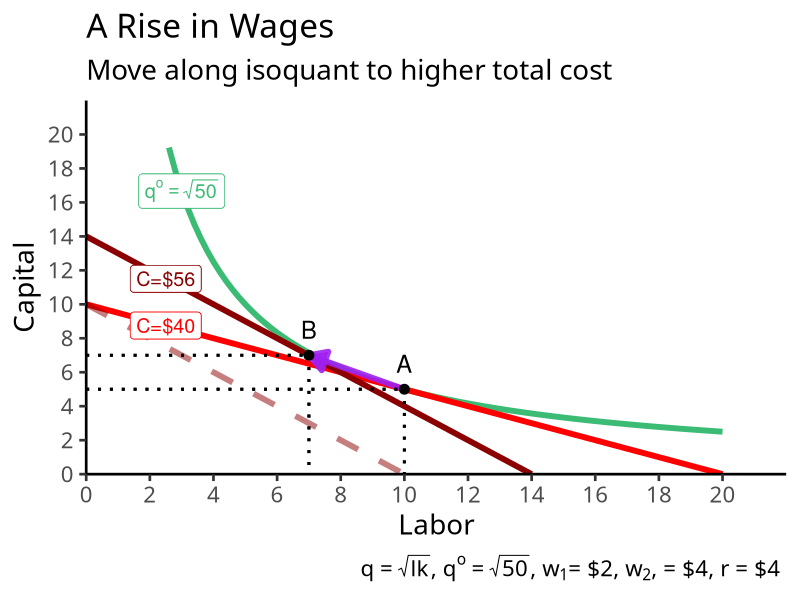
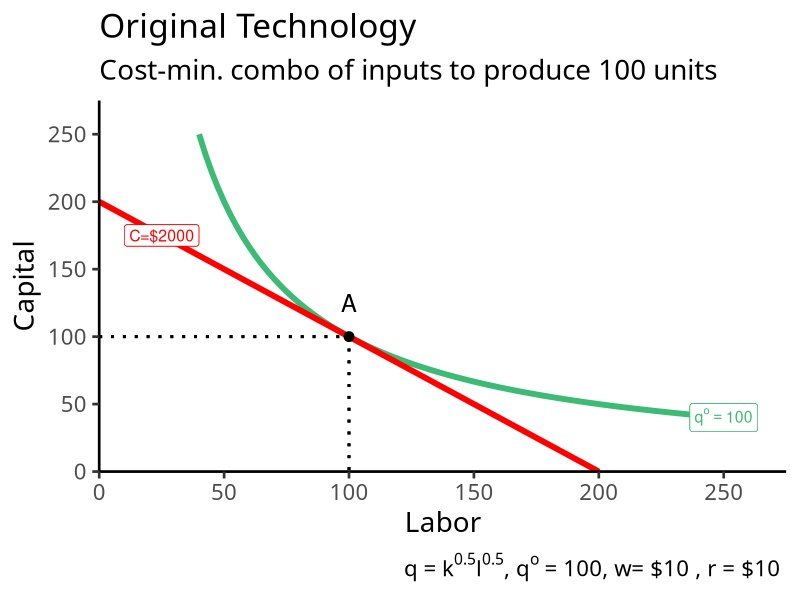
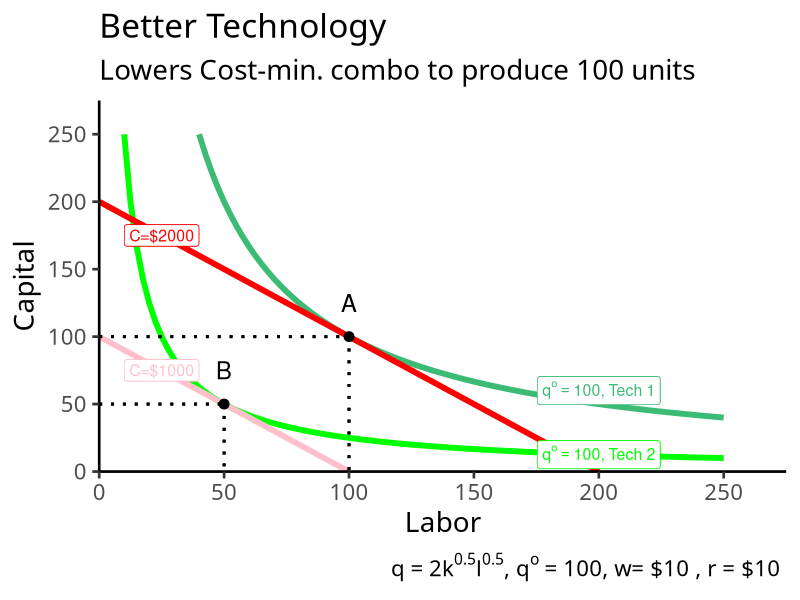

The R source for these figures, in order:
## ---- chunk 1
knitr::opts_chunk$set(echo = FALSE,
                      message = FALSE,
                      warning = FALSE)
## ---- chunk 2
library(tidyverse)
points_opt<-tribble(
  ~letter, ~x, ~y,
  "A", 10, 5,
  "B", 7, 7
)

iq_opt=function(x){50/x}
IC_10=function(x){10-0.5*x}
IC_10_2=function(x){10-x}
IC_14=function(x){14-x}

ggplot(data.frame(x=c(0,10)), aes(x=x))+
  stat_function(fun=iq_opt, geom="line", size=2, color = "#3CBB75FF")+
  stat_function(fun=IC_10, geom="line", size=2, color = "red")+
  stat_function(fun=IC_10_2, geom="line", size=2, color = "darkred", linetype="dashed", alpha=0.5)+
  geom_label(aes(x=3,y=iq_opt(3)), color = "#3CBB75FF", label=expression(q^o==sqrt(50)), size = 5)+
  geom_label(aes(x=2.5,y=IC_10(2.5)), color = "red", label="C=$40", size = 5)+
  # new cost line and label
  stat_function(fun=IC_14, geom="line", size=2, color = "darkred")+
  geom_label(aes(x=2.5,y=IC_14(2.5)), color = "darkred", label="C=$56", size = 5)+
  # arrow
  annotate("segment", x = 10, xend = 7, y = 5, yend = 7, color = "purple", size=2, alpha=0.9, arrow=arrow(length=unit(0.5,"cm"), ends="last", type="closed"))+
  geom_point(data = points_opt,
             mapping=aes(x=x, y=y),
             size = 3)+
  geom_text(data = points_opt,
             mapping=aes(x=x, y=(y+1.5),
             label = letter),
             size = 6)+
  # old point A lines
  geom_segment(aes(x = 0, xend = 10, y = 5, yend=5), linetype="dotted", size=1)+
  geom_segment(aes(x = 10, xend = 10, y = 5, yend=0), linetype="dotted", size=1)+
  # new point B lines
  geom_segment(aes(x = 0, xend = 7, y = 7, yend=7), linetype="dotted", size=1)+
  geom_segment(aes(x = 7, xend = 7, y = 7, yend=0), linetype="dotted", size=1)+
  
    scale_x_continuous(breaks=seq(0,20,2),
                     limits=c(0,20),
                     expand=expand_scale(mult=c(0,0.1)))+
  scale_y_continuous(breaks=seq(0,20,2),
                     limits=c(0,20),
                     expand=expand_scale(mult=c(0,0.1)))+
  #scale_colour_manual("Curves", values = line_colors, guide=F)+
  labs(x = "Labor",
       y = "Capital",
       title = "A Rise in Wages",
       subtitle = "Move along isoquant to higher total cost",
       caption = expression(paste(q==sqrt(lk), ", ", q^o==sqrt(50), ", ", w[1], "= $2, ", w[2], ", = $4, ", r," = $4", sep=" ")))+
  theme_classic(base_family = "Fira Sans Condensed", base_size=20)
## ---- chunk 3
points_tech1<-tribble(
  ~letter, ~x, ~y,
  "A", 100, 100
)

iq_tech_opt=function(x){10000/x}
IC_tech_min=function(x){200-x}

ggplot(data.frame(x=c(0,10)), aes(x=x))+
  stat_function(fun=iq_tech_opt, geom="line", size=2, color = "#3CBB75FF")+
  stat_function(fun=IC_tech_min, geom="line", size=2, color = "red")+
  geom_label(aes(x=250,y=iq_tech_opt(250)), color = "#3CBB75FF", label=expression(q^o==100), size = 4)+
  geom_label(aes(x=25,y=IC_tech_min(25)), color = "red", label="C=$2000", size = 4)+
  geom_point(data = points_tech1,
             mapping=aes(x=x, y=y),
             size = 3)+
  geom_text(data = points_tech1,
             mapping=aes(x=x, y=(y+25),
             label = letter),
             size = 6)+
  # old point A lines
  geom_segment(aes(x = 0, xend = 100, y = 100, yend=100), linetype="dotted", size=1)+
  geom_segment(aes(x = 100, xend = 100, y = 100, yend=0), linetype="dotted", size=1)+
    scale_x_continuous(breaks=seq(0,250,50),
                     limits=c(0,250),
                     expand=expand_scale(mult=c(0,0.1)))+
  scale_y_continuous(breaks=seq(0,250,50),
                     limits=c(0,250),
                     expand=expand_scale(mult=c(0,0.1)))+
  #scale_colour_manual("Curves", values = line_colors, guide=F)+
  labs(x = "Labor",
       y = "Capital",
       title = "Original Technology",
       subtitle = "Cost-min. combo of inputs to produce 100 units",
       caption = expression(paste(q==k^{0.5}*l^{0.5}, ", ", q^o==100, ", w= $10 , ","r = $10", sep=" ")))+
  theme_classic(base_family = "Fira Sans Condensed", base_size=20)
## ---- chunk 4
points_tech2<-tribble(
  ~letter, ~x, ~y,
  "A", 100, 100,
  "B", 50, 50
)

iq_tech_opt_2=function(x){2500/x}
IC_tech_min_2=function(x){100-x}

ggplot(data.frame(x=c(0,10)), aes(x=x))+
  stat_function(fun=iq_tech_opt, geom="line", size=2, color = "#3CBB75FF")+
  stat_function(fun=iq_tech_opt_2, geom="line", size=2, color = "green")+
  stat_function(fun=IC_tech_min, geom="line", size=2, color = "red")+
  stat_function(fun=IC_tech_min_2, geom="line", size=2, color = "pink")+
  geom_label(aes(x=200,y=(iq_tech_opt(200)+10)), color = "#3CBB75FF", label=expression(paste(q^o==100, ", Tech 1")), size = 4)+
  geom_label(aes(x=200,y=iq_tech_opt_2(200)), color = "green", label=expression(paste(q^o==100, ", Tech 2")), size = 4)+
  geom_label(aes(x=25,y=IC_tech_min(25)), color = "red", label="C=$2000", size = 4)+
  geom_label(aes(x=25,y=IC_tech_min_2(25)), color = "pink", label="C=$1000", size = 4)+
  geom_point(data = points_tech2,
             mapping=aes(x=x, y=y),
             size = 3)+
  geom_text(data = points_tech2,
             mapping=aes(x=x, y=(y+25),
             label = letter),
             size = 6)+
  # old point A lines
  geom_segment(aes(x = 0, xend = 100, y = 100, yend=100), linetype="dotted", size=1)+
  geom_segment(aes(x = 100, xend = 100, y = 100, yend=0), linetype="dotted", size=1)+
  # new point B lines
  geom_segment(aes(x = 0, xend = 50, y = 50, yend=50), linetype="dotted", size=1)+
  geom_segment(aes(x = 50, xend = 50, y = 50, yend=0), linetype="dotted", size=1)+
    scale_x_continuous(breaks=seq(0,250,50),
                     limits=c(0,250),
                     expand=expand_scale(mult=c(0,0.1)))+
  scale_y_continuous(breaks=seq(0,250,50),
                     limits=c(0,250),
                     expand=expand_scale(mult=c(0,0.1)))+
  #scale_colour_manual("Curves", values = line_colors, guide=F)+
  labs(x = "Labor",
       y = "Capital",
       title = "Better Technology",
       subtitle = "Lowers Cost-min. combo to produce 100 units",
       caption = expression(paste(q==2*k^{0.5}*l^{0.5}, ", ", q^o==100, ", w= $10 , ","r = $10", sep=" ")))+
  theme_classic(base_family = "Fira Sans Condensed", base_size=20)
